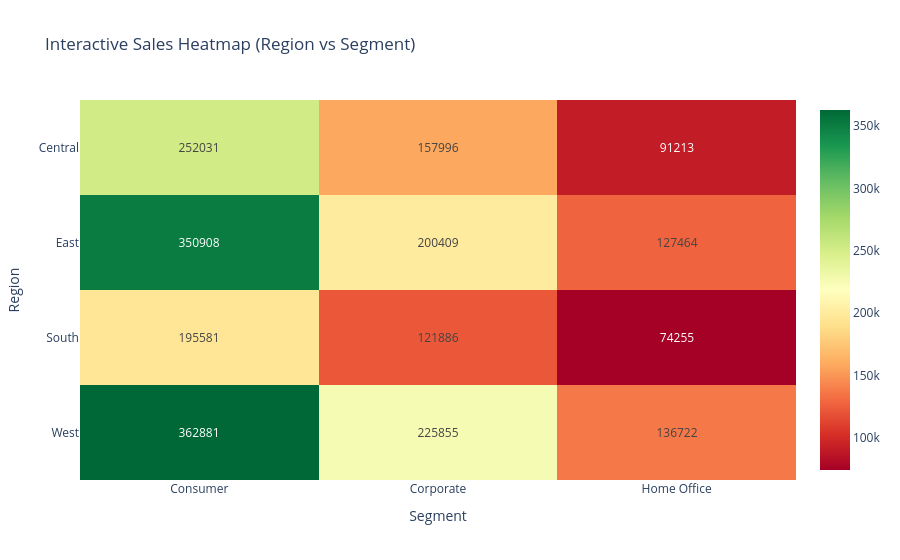

Source (notebook cell):
### Markdown cell above
## 3. Region–Segment Interactive Heatmap

### Code cell
if set(['Region','Segment','Sales']).issubset(df.columns):
    pivot = pd.pivot_table(df, values='Sales', index='Region', columns='Segment', aggfunc='sum').reset_index()
    fig = px.imshow(pivot.set_index('Region'), text_auto='.0f', aspect='auto',
                    color_continuous_scale='RdYlGn', title='Interactive Sales Heatmap (Region vs Segment)')
    fig.show()

### Figure 1 — Plotly figure (JSON) as saved in the notebook; plotly's stock layout.template omitted (floating-point values rounded to 4 significant figures)
{"data": [{"coloraxis": "coloraxis", "hovertemplate": "Segment: %{x}<br>Region: %{y}<br>color: %{z}<extra></extra>", "name": "0", "texttemplate": "%{z:.0f}", "type": "heatmap", "x": ["Consumer", "Corporate", "Home Office"], "xaxis": "x", "y": ["Central", "East", "South", "West"], "yaxis": "y", "z": [[252000.0, 158000.0, 91210.0], [350900.0, 200400.0, 127500.0], [195600.0, 121900.0, 74260.0], [362900.0, 225900.0, 136700.0]]}], "layout": {"coloraxis": {"colorscale": [[0, "rgb(165,0,38)"], [0.1, "rgb(215,48,39)"], [0.2, "rgb(244,109,67)"], [0.3, "rgb(253,174,97)"], [0.4, "rgb(254,224,139)"], [0.5, "rgb(255,255,191)"], [0.6, "rgb(217,239,139)"], [0.7, "rgb(166,217,106)"], [0.8, "rgb(102,189,99)"], [0.9, "rgb(26,152,80)"], [1, "rgb(0,104,55)"]]}, "title": {"text": "Interactive Sales Heatmap (Region vs Segment)"}, "xaxis": {"anchor": "y", "domain": [0, 1], "title": {"text": "Segment"}}, "yaxis": {"anchor": "x", "autorange": "reversed", "domain": [0, 1], "title": {"text": "Region"}}}}
